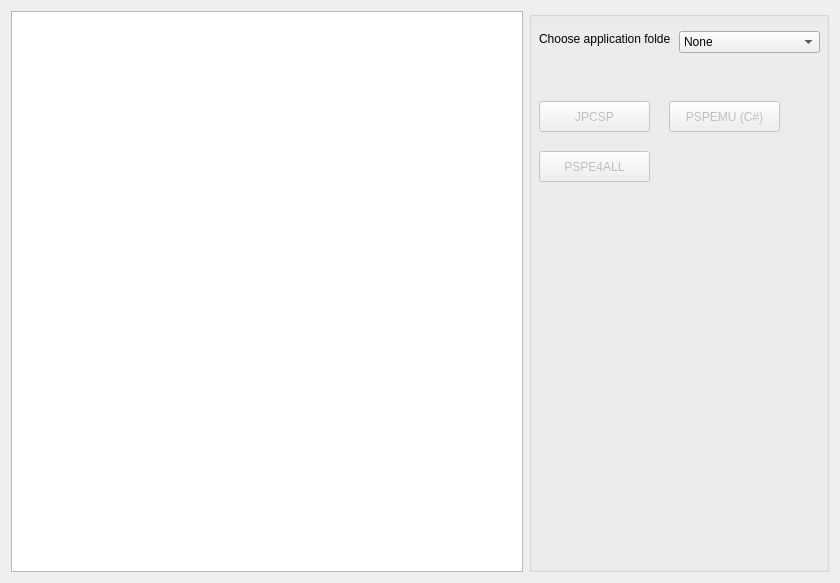
<?xml version="1.0" encoding="UTF-8"?>
<ui version="4.0">
 <class>applicationWidget</class>
 <widget class="QWidget" name="applicationWidget">
  <property name="geometry">
   <rect>
    <x>0</x>
    <y>0</y>
    <width>840</width>
    <height>583</height>
   </rect>
  </property>
  <property name="minimumSize">
   <size>
    <width>840</width>
    <height>583</height>
   </size>
  </property>
  <property name="windowTitle">
   <string>applicationWidget</string>
  </property>
  <layout class="QHBoxLayout" name="horizontalLayout">
   <item>
    <widget class="QTableView" name="applicationTable">
     <property name="editTriggers">
      <set>QAbstractItemView::NoEditTriggers</set>
     </property>
     <property name="selectionBehavior">
      <enum>QAbstractItemView::SelectRows</enum>
     </property>
     <property name="showGrid">
      <bool>false</bool>
     </property>
    </widget>
   </item>
   <item>
    <widget class="QGroupBox" name="groupBox">
     <property name="minimumSize">
      <size>
       <width>300</width>
       <height>0</height>
      </size>
     </property>
     <property name="title">
      <string/>
     </property>
     <widget class="QLabel" name="label">
      <property name="geometry">
       <rect>
        <x>10</x>
        <y>20</y>
        <width>131</width>
        <height>16</height>
       </rect>
      </property>
      <property name="text">
       <string>Choose application folder:</string>
      </property>
     </widget>
     <widget class="QComboBox" name="sourceselectCombo">
      <property name="geometry">
       <rect>
        <x>150</x>
        <y>20</y>
        <width>141</width>
        <height>22</height>
       </rect>
      </property>
      <item>
       <property name="text">
        <string>None</string>
       </property>
      </item>
      <item>
       <property name="text">
        <string>PSP Device</string>
       </property>
       <property name="icon">
        <iconset resource="../../res/pspudb.qrc">
         <normaloff>:/pspudb/images/pspdevice.png</normaloff>:/pspudb/images/pspdevice.png</iconset>
       </property>
      </item>
      <item>
       <property name="text">
        <string>Local folder</string>
       </property>
       <property name="icon">
        <iconset resource="../../res/pspudb.qrc">
         <normaloff>:/pspudb/images/folder.png</normaloff>:/pspudb/images/folder.png</iconset>
       </property>
      </item>
      <item>
       <property name="text">
        <string>JPCSP emu</string>
       </property>
       <property name="icon">
        <iconset resource="../../res/pspudb.qrc">
         <normaloff>:/pspudb/images/psp.png</normaloff>:/pspudb/images/psp.png</iconset>
       </property>
      </item>
      <item>
       <property name="text">
        <string>PCSP emu</string>
       </property>
       <property name="icon">
        <iconset resource="../../res/pspudb.qrc">
         <normaloff>:/pspudb/images/pcsp-logo.png</normaloff>:/pspudb/images/pcsp-logo.png</iconset>
       </property>
      </item>
      <item>
       <property name="text">
        <string>PSPE4ALL emu</string>
       </property>
       <property name="icon">
        <iconset resource="../../res/pspudb.qrc">
         <normaloff>:/pspudb/images/pspe4all.ico</normaloff>:/pspudb/images/pspe4all.ico</iconset>
       </property>
      </item>
     </widget>
     <widget class="QPushButton" name="JPCSPbutton">
      <property name="enabled">
       <bool>false</bool>
      </property>
      <property name="geometry">
       <rect>
        <x>10</x>
        <y>90</y>
        <width>111</width>
        <height>31</height>
       </rect>
      </property>
      <property name="toolTip">
       <string>Click to start JPCSP emulator</string>
      </property>
      <property name="text">
       <string>JPCSP</string>
      </property>
      <property name="icon">
       <iconset resource="../../res/pspudb.qrc">
        <normaloff>:/pspudb/images/psp.png</normaloff>:/pspudb/images/psp.png</iconset>
      </property>
      <property name="iconSize">
       <size>
        <width>32</width>
        <height>32</height>
       </size>
      </property>
     </widget>
     <widget class="QPushButton" name="CPSPEMUbutton">
      <property name="enabled">
       <bool>false</bool>
      </property>
      <property name="geometry">
       <rect>
        <x>140</x>
        <y>90</y>
        <width>111</width>
        <height>31</height>
       </rect>
      </property>
      <property name="toolTip">
       <string>&lt;html&gt;&lt;head/&gt;&lt;body&gt;&lt;p&gt;Click to start PSPEMU (C# version) emulator&lt;/p&gt;&lt;/body&gt;&lt;/html&gt;</string>
      </property>
      <property name="text">
       <string>PSPEMU (C#)</string>
      </property>
      <property name="icon">
       <iconset resource="../../res/pspudb.qrc">
        <normaloff>:/pspudb/images/cpspemu.png</normaloff>:/pspudb/images/cpspemu.png</iconset>
      </property>
      <property name="iconSize">
       <size>
        <width>32</width>
        <height>32</height>
       </size>
      </property>
     </widget>
     <widget class="QPushButton" name="PSPEbutton">
      <property name="enabled">
       <bool>false</bool>
      </property>
      <property name="geometry">
       <rect>
        <x>10</x>
        <y>140</y>
        <width>111</width>
        <height>31</height>
       </rect>
      </property>
      <property name="toolTip">
       <string>Click to start PCSP emulator</string>
      </property>
      <property name="text">
       <string>PSPE4ALL</string>
      </property>
      <property name="icon">
       <iconset resource="../../res/pspudb.qrc">
        <normaloff>:/pspudb/images/pspe4all.ico</normaloff>:/pspudb/images/pspe4all.ico</iconset>
      </property>
      <property name="iconSize">
       <size>
        <width>32</width>
        <height>32</height>
       </size>
      </property>
     </widget>
    </widget>
   </item>
  </layout>
 </widget>
 <layoutdefault spacing="6" margin="11"/>
 <resources>
  <include location="../../res/pspudb.qrc"/>
 </resources>
 <connections>
  <connection>
   <sender>sourceselectCombo</sender>
   <signal>currentIndexChanged(int)</signal>
   <receiver>applicationWidget</receiver>
   <slot>RefreshApplicationTable(int)</slot>
   <hints>
    <hint type="sourcelabel">
     <x>716</x>
     <y>42</y>
    </hint>
    <hint type="destinationlabel">
     <x>713</x>
     <y>-52</y>
    </hint>
   </hints>
  </connection>
  <connection>
   <sender>JPCSPbutton</sender>
   <signal>pressed()</signal>
   <receiver>applicationWidget</receiver>
   <slot>RunJPCSP()</slot>
   <hints>
    <hint type="sourcelabel">
     <x>589</x>
     <y>113</y>
    </hint>
    <hint type="destinationlabel">
     <x>626</x>
     <y>-105</y>
    </hint>
   </hints>
  </connection>
  <connection>
   <sender>CPSPEMUbutton</sender>
   <signal>pressed()</signal>
   <receiver>applicationWidget</receiver>
   <slot>RunCSPSPEMU()</slot>
   <hints>
    <hint type="sourcelabel">
     <x>731</x>
     <y>169</y>
    </hint>
    <hint type="destinationlabel">
     <x>636</x>
     <y>-17</y>
    </hint>
   </hints>
  </connection>
  <connection>
   <sender>PSPEbutton</sender>
   <signal>clicked()</signal>
   <receiver>applicationWidget</receiver>
   <slot>RunPSPE()</slot>
   <hints>
    <hint type="sourcelabel">
     <x>610</x>
     <y>149</y>
    </hint>
    <hint type="destinationlabel">
     <x>525</x>
     <y>-18</y>
    </hint>
   </hints>
  </connection>
 </connections>
 <slots>
  <slot>RefreshApplicationTable(int)</slot>
  <slot>RunJPCSP()</slot>
  <slot>RunCSPSPEMU()</slot>
  <slot>RunPCSP()</slot>
  <slot>RunPSPE()</slot>
 </slots>
</ui>
